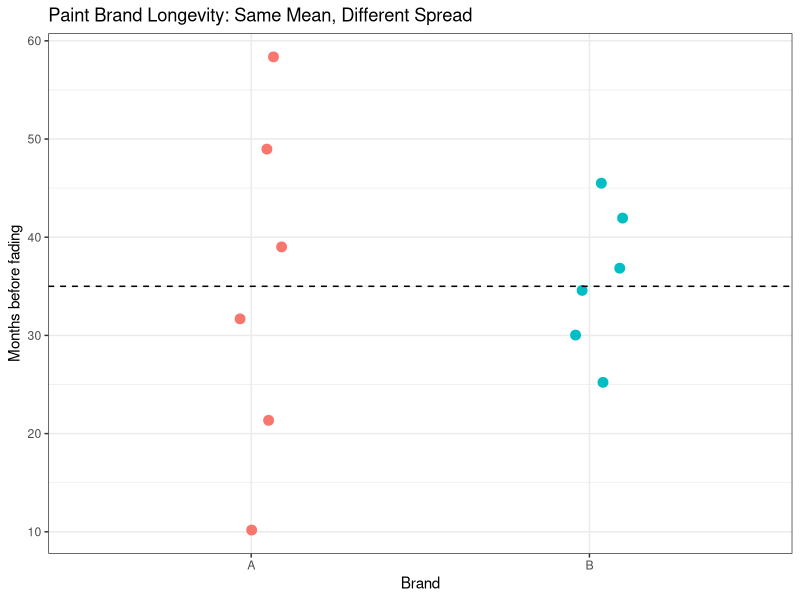
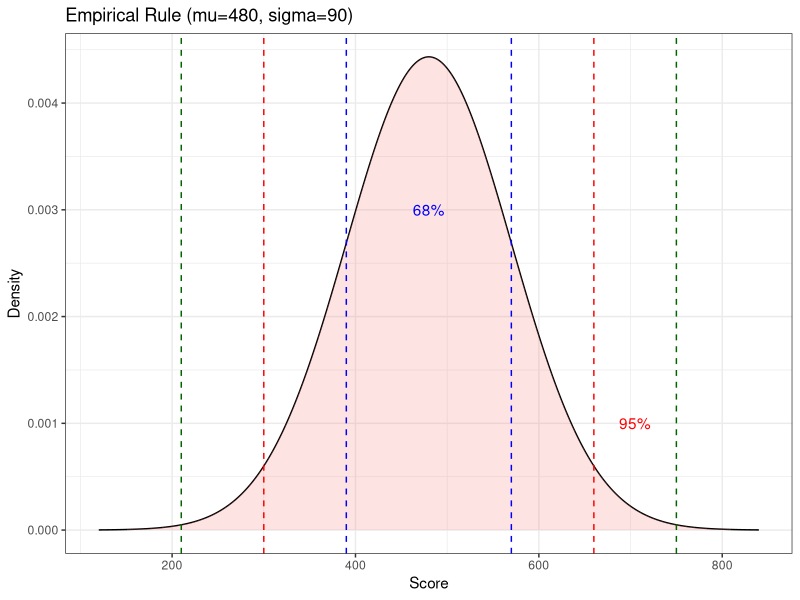
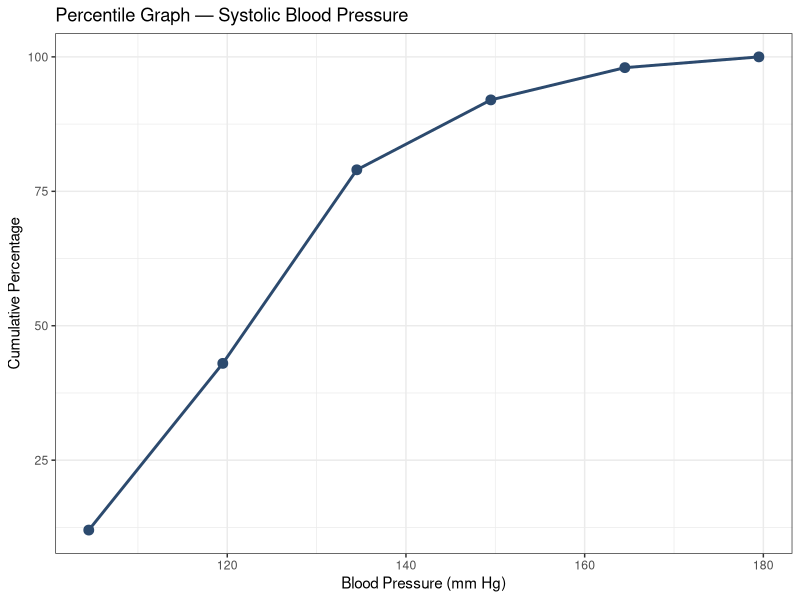
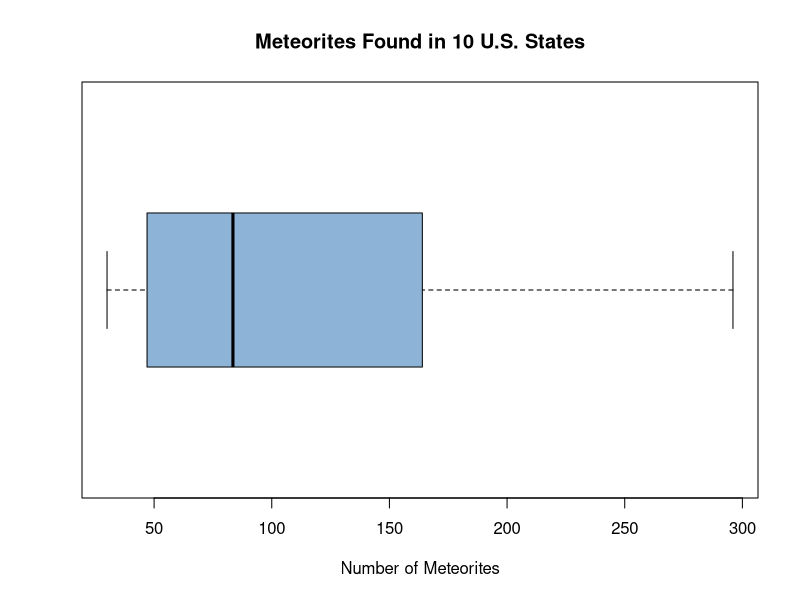
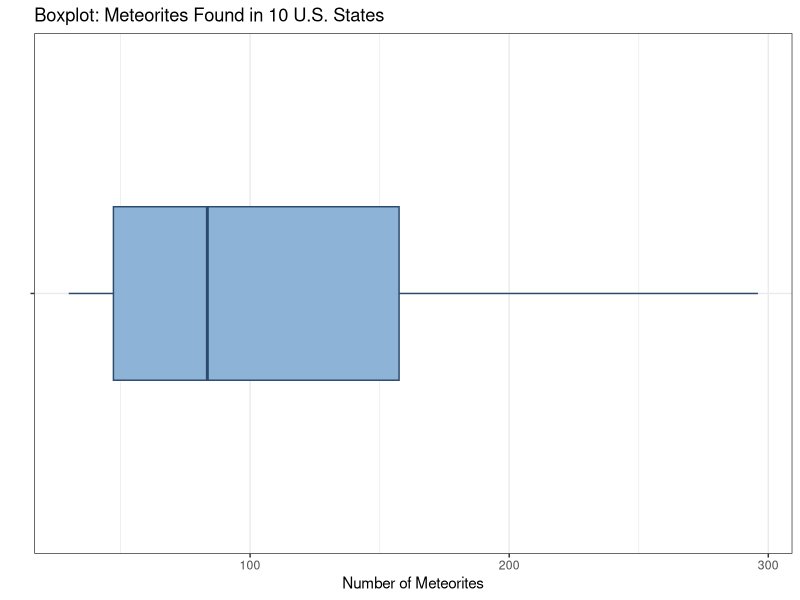
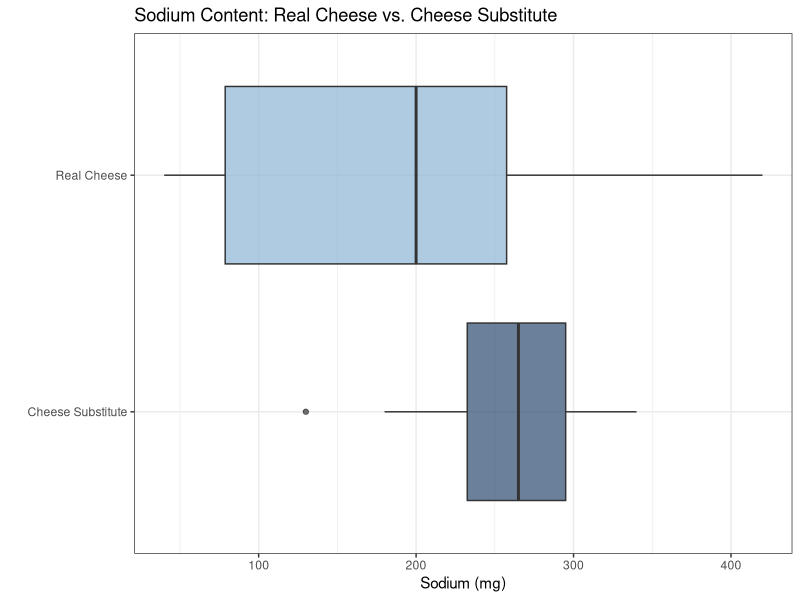

Source code (R) for these figures, in order:
## ---- chunk 1
library(tidyverse)
## ---- chunk 2
days_off <- c(13, 15, 26, 36, 37, 42)

mean_val <- mean(days_off)
cat("Sum of values:", sum(days_off), "\n")
cat("Number of values:", length(days_off), "\n")
cat("Mean:", mean_val, "\n")
## ---- chunk 3
infections <- c(62, 58, 71, 70, 69, 58, 51, 64, 66, 80)
cat("Mean number of infections:", mean(infections), "\n")
cat("Sum:", sum(infections), "  n:", length(infections), "\n")
## ---- chunk 4
midpoints <- c(8, 13, 18, 23, 28, 33, 38)
freq      <- c(1,  2,  3,  5,  4,  3,  2)

df_grouped <- data.frame(midpoint = midpoints, f = freq) |>
  mutate(fXm = f * midpoint)

knitr::kable(df_grouped, col.names = c("Midpoint (Xm)", "Frequency (f)", "f · Xm"),
             caption = "Grouped Mean Calculation")
## ---- chunk 5
n    <- sum(freq)
xbar <- sum(df_grouped$fXm) / n
cat("\nn =", n, "  Sum(f·Xm) =", sum(df_grouped$fXm),
    "  Mean =", round(xbar, 1), "miles\n")
## ---- chunk 6
rooms <- c(713, 300, 618, 595, 311, 401, 292)
sorted <- sort(rooms)
cat("Sorted:", sorted, "\n")
cat("Median position:", (length(rooms)+1)/2, "\n")
cat("Median:", median(rooms), "\n")
## ---- chunk 7
fees <- c(25, 10, 8, 15, 5, 12, 14, 3)
sorted_fees <- sort(fees)
cat("Sorted:", sorted_fees, "\n")
cat("n =", length(fees), "(even) → average of positions",
    length(fees)/2, "and", length(fees)/2 + 1, "\n")
cat("Median:", median(fees), "\n")
## ---- chunk 8
tornadoes <- c(188, 967, 990, 1133, 630, 604, 294, 584, 276, 250, 451, 810)
asthma    <- c(345, 243, 111, 144, 280, 300, 213, 201, 403, 201)

cat("Tornadoes — sorted:", paste(sort(tornadoes), collapse=", "), "\n")
cat("Tornadoes median:", median(tornadoes), "\n\n")
cat("Asthma — sorted:", paste(sort(asthma), collapse=", "), "\n")
cat("Asthma median:", median(asthma), "\n")
## ---- chunk 9
mags <- c(3, 7, 8, 3, 1, 3)
cat("Sorted:", sort(mags), "\n")
cat("Median:", median(mags), "\n")
## ---- chunk 10
bonuses <- c(18, 14, 10, 10, 10, 7, 7, 3, 2, 2, 2, 8)

mode_tbl <- sort(table(bonuses), decreasing = TRUE)
print(mode_tbl)
modes <- names(mode_tbl)[mode_tbl == max(mode_tbl)]
cat("Modes:", paste0("$", modes, " million", collapse = " and "), "\n")
## ---- chunk 11
reactors <- c(104,104,104,104,104,107,109,109,109,110,109,111,112,111,109)
mode_tbl <- sort(table(reactors), decreasing = TRUE)
print(mode_tbl)
## ---- chunk 12
classes <- c("5.5-10.5","10.5-15.5","15.5-20.5","20.5-25.5",
             "25.5-30.5","30.5-35.5","35.5-40.5")
freq <- c(1,2,3,5,4,3,2)
df_mode <- data.frame(Class=classes, Frequency=freq)
knitr::kable(df_mode, caption="Miles Run per Week")
cat("\nModal class:", classes[which.max(freq)], "(frequency =", max(freq), ")\n")
## ---- chunk 13
county <- c("Westmoreland","Butler","Allegheny","Beaver","Lawrence")
boats  <- c(11008, 9147, 5765, 3342, 1478)
df_boats <- data.frame(County=county, Registrations=boats)
knitr::kable(df_boats, caption="Boat Registrations")
cat("\nMode (highest registrations):", county[which.max(boats)],
    "with", max(boats), "registrations\n")
## ---- chunk 14
salaries <- c(5000, 6000, 9000, 12000, 15000, 45000)
cat("Mean:  $", mean(salaries), "\n")
cat("Median: $", median(salaries), "\n")
# Mode
mode_s <- as.numeric(names(sort(table(salaries), decreasing=TRUE))[1])
cat("Mode:  No mode (all values unique)\n")
## ---- chunk 15
water_breaks <- c(2, 3, 6, 8, 4, 1, 3, 5, 7)
nfl_bonuses  <- c(18, 14, 10, 10, 10, 7, 7, 3, 2, 2, 2, 8)

midrange <- function(x) (min(x) + max(x)) / 2

cat("Water-line breaks midrange:", midrange(water_breaks), "breaks\n")
cat("NFL bonuses midrange: $", midrange(nfl_bonuses), "million\n")
## ---- chunk 16
courses <- c("English", "Math", "History", "Art")
grades  <- c(4, 2, 3, 1)         # A=4, B=3, C=2, D=1
credits <- c(3, 4, 3, 2)

df_gpa <- data.frame(Course=courses, Grade=grades, Credits=credits) |>
  mutate(w_X = Grade * Credits)
knitr::kable(df_gpa, col.names=c("Course","Grade Points","Credits","w × X"),
             caption="GPA Calculation")

gpa <- sum(df_gpa$w_X) / sum(credits)
cat("\nWeighted Mean (GPA):", round(gpa, 2), "\n")
## ---- chunk 17
A <- c(10, 60, 50, 30, 40, 20)
B <- c(35, 45, 30, 35, 40, 25)
cat("Brand A mean:", mean(A), "| Brand B mean:", mean(B), "\n")
## ---- chunk 18
data.frame(Brand = rep(c("A","B"), each=6),
           Months = c(A, B)) |>
  ggplot(aes(x = Brand, y = Months, color = Brand)) +
  geom_jitter(size=3, width=0.1) +
  geom_hline(yintercept=35, linetype="dashed") +
  labs(title="Paint Brand Longevity: Same Mean, Different Spread",
       y="Months before fading") +
  theme_bw() + theme(legend.position="none")
## ---- chunk 19
A <- c(10, 60, 50, 30, 40, 20)
B <- c(35, 45, 30, 35, 40, 25)

cat("Brand A range:", max(A) - min(A), "months\n")
cat("Brand B range:", max(B) - min(B), "months\n")
cat("\nBrand B is more consistent: range is less than half of Brand A's range.\n")
## ---- chunk 20
salaries <- c(100000, 40000, 30000, 25000, 15000, 18000)
cat("Minimum salary: $", min(salaries), "\n")
cat("Maximum salary: $", max(salaries), "\n")
cat("Range: $", max(salaries) - min(salaries), "\n")
## ---- chunk 21
A <- c(10, 60, 50, 30, 40, 20)
mu <- mean(A)
df_A <- data.frame(X = A) |>
  mutate(`X - mu` = X - mu,
         `(X-mu)^2` = (X - mu)^2)
knitr::kable(df_A, caption=paste("Brand A: mu =", mu))
## ---- chunk 22
sigma2 <- sum(df_A$`(X-mu)^2`) / length(A)
sigma  <- sqrt(sigma2)
cat("\nVariance (sigma^2):", round(sigma2, 1),
    "\nStandard deviation (sigma):", round(sigma, 1), "months\n")
## ---- chunk 23
B <- c(35, 45, 30, 35, 40, 25)
mu_B <- mean(B)
df_B <- data.frame(X = B) |>
  mutate(`X - mu` = X - mu_B,
         `(X-mu)^2` = (X - mu_B)^2)
knitr::kable(df_B, caption=paste("Brand B: mu =", mu_B))
## ---- chunk 24
sigma2_B <- sum(df_B$`(X-mu)^2`) / length(B)
sigma_B  <- sqrt(sigma2_B)
cat("\nVariance (sigma^2):", round(sigma2_B, 1),
    "\nStandard deviation (sigma):", round(sigma_B, 1), "months\n")
cat("\nBrand A sigma:", round(sqrt(1750/6), 1),
    "vs Brand B sigma:", round(sigma_B, 1),
    "→ Brand B is more consistent.\n")
## ---- chunk 25
auto <- c(11.2, 11.9, 12.0, 12.8, 13.4, 14.3)
n    <- length(auto)

sum_X  <- sum(auto)
sum_X2 <- sum(auto^2)

s2 <- (n * sum_X2 - sum_X^2) / (n * (n - 1))
s  <- sqrt(s2)

cat("n =", n, "\n")
cat("Sum(X) =", sum_X, "  Sum(X^2) =", sum_X2, "\n")
cat("s^2 =", round(s2, 3), "\n")
cat("s =", round(s, 2), "billion dollars\n")

# Verify with built-in function
cat("Verified with var():", round(var(auto), 3), "\n")
## ---- chunk 26
Xm   <- c(8, 13, 18, 23, 28, 33, 38)
f    <- c(1,  2,  3,  5,  4,  3,  2)
n    <- sum(f)

df_g <- data.frame(Xm, f) |>
  mutate(fXm = f * Xm, fXm2 = f * Xm^2)
knitr::kable(df_g, col.names=c("Xm","f","f·Xm","f·Xm²"),
             caption="Grouped Variance Table")
## ---- chunk 27
s2 <- (n * sum(df_g$fXm2) - sum(df_g$fXm)^2) / (n * (n - 1))
s  <- sqrt(s2)
cat("\nn =", n, "  Sum(f·Xm) =", sum(df_g$fXm),
    "  Sum(f·Xm^2) =", sum(df_g$fXm2))
cat("\nVariance s^2 =", round(s2, 1), "  Std Dev s =", round(s, 1), "miles\n")
## ---- chunk 28
cvar_sales <- (5 / 87) * 100
cvar_comm  <- (773 / 5225) * 100

cat("CVar (sales):", round(cvar_sales, 1), "%\n")
cat("CVar (commissions):", round(cvar_comm, 1), "%\n")
cat("\nConclusion: Commissions are more variable (larger CVar).\n")
## ---- chunk 29
cvar_pages <- (sqrt(23) / 132) * 100
cvar_ads   <- (sqrt(62) / 182) * 100

cat("CVar (pages):", round(cvar_pages, 1), "%\n")
cat("CVar (ads):", round(cvar_ads, 1), "%\n")
cat("\nConclusion: Advertisements are more variable.\n")
## ---- chunk 30
mu  <- 50000
sd  <- 10000
k   <- 2   # gives at least 75%

lower <- mu - k * sd
upper <- mu + k * sd
pct   <- (1 - 1/k^2) * 100

cat("k =", k, "→ at least", pct, "% of values\n")
cat("Price range: $", lower, "to $", upper, "\n")
## ---- chunk 31
mu  <- 0.25
sd  <- 0.02

# Distance from mean to boundary
diff <- 0.30 - mu
k    <- diff / sd
pct  <- (1 - 1/k^2) * 100

cat("Distance from mean to boundary: $", diff, "\n")
cat("k = distance / SD =", k, "\n")
cat("Minimum percentage: 1 - 1/k^2 =", pct, "%\n")
## ---- chunk 32
mu <- 480; sigma <- 90
tibble(x = seq(mu - 4*sigma, mu + 4*sigma, length.out = 500),
       y = dnorm(x, mu, sigma)) |>
  ggplot(aes(x, y)) +
  geom_line() +
  geom_area(aes(fill = "99.7%"), alpha=0.2) +
  geom_vline(xintercept = c(mu-sigma, mu+sigma), color="blue", linetype=2) +
  geom_vline(xintercept = c(mu-2*sigma, mu+2*sigma), color="red", linetype=2) +
  geom_vline(xintercept = c(mu-3*sigma, mu+3*sigma), color="darkgreen", linetype=2) +
  annotate("text", x=mu, y=0.003, label="68%", color="blue") +
  annotate("text", x=mu+2.5*sigma, y=0.001, label="95%", color="red") +
  labs(title="Empirical Rule (mu=480, sigma=90)",
       x="Score", y="Density") +
  theme_bw() + theme(legend.position="none")
## ---- chunk 33
z_calc <- (65 - 50) / 10
z_hist <- (30 - 25) / 5

cat("Calculus z-score:", z_calc, "\n")
cat("History z-score:", z_hist, "\n")
cat("\nCalculus z-score (1.5) > History z-score (1.0)\n")
cat("→ she performed relatively better on the calculus test.\n")
## ---- chunk 34
z_A <- (38 - 40) / 5
z_B <- (94 - 100) / 10

cat("Test A z-score:", z_A, "\n")
cat("Test B z-score:", z_B, "\n")
cat("\nConclusion: Test A score is relatively higher (z = -0.4 > -0.6)\n")
## ---- chunk 35
upper <- c(104.5, 119.5, 134.5, 149.5, 164.5, 179.5)
freq  <- c(24, 62, 72, 26, 12, 4)
cum_f <- cumsum(freq)
cum_pct <- (cum_f / sum(freq)) * 100

df_bp <- data.frame(upper, cum_f, cum_pct)
knitr::kable(df_bp, col.names=c("Upper Boundary","Cumulative Freq","Cumulative %"),
             caption="Systolic Blood Pressure — Percentile Table")
## ---- chunk 36
ggplot(df_bp, aes(x=upper, y=cum_pct)) +
  geom_line(color="#2c4a6e", linewidth=1) +
  geom_point(size=3, color="#2c4a6e") +
  labs(title="Percentile Graph — Systolic Blood Pressure",
       x="Blood Pressure (mm Hg)", y="Cumulative Percentage") +
  theme_bw()
## ---- chunk 37
scores <- c(18, 15, 12, 6, 8, 2, 3, 5, 20, 10)
n <- length(scores)

prank <- function(x, data) {
  below <- sum(data < x)
  ((below + 0.5) / length(data)) * 100
}

cat("Sorted scores:", paste(sort(scores), collapse=", "), "\n\n")
cat("Percentile rank of 12:", prank(12, scores), "\n")
cat("Percentile rank of 6:", prank(6, scores), "\n")
## ---- chunk 38
scores_sorted <- sort(c(18, 15, 12, 6, 8, 2, 3, 5, 20, 10))
n <- length(scores_sorted)
cat("Sorted scores:", scores_sorted, "\n\n")

# 25th percentile
c25 <- n * 25 / 100
cat("c for 25th percentile:", c25, "(not whole → round up to 3)\n")
cat("Value at position 3:", scores_sorted[3], "\n\n")

# 60th percentile
c60 <- n * 60 / 100
cat("c for 60th percentile:", c60, "(whole number → average positions 6 and 7)\n")
cat("Average of positions 6 and 7:", (scores_sorted[6] + scores_sorted[7])/2, "\n")
## ---- chunk 39
x <- c(15, 13, 6, 5, 12, 50, 22, 18)
xs <- sort(x)
cat("Sorted data:", xs, "\n\n")
## ---- chunk 40
Q2 <- median(xs)
lower <- xs[xs < Q2]
upper <- xs[xs > Q2]

Q1 <- median(lower)
Q3 <- median(upper)
IQR_val <- Q3 - Q1

cat("Q2 (median):", Q2, "\n")
cat("Lower half:", lower, "→ Q1 =", Q1, "\n")
cat("Upper half:", upper, "→ Q3 =", Q3, "\n")
cat("IQR:", IQR_val, "\n")
## ---- chunk 41
x <- c(5, 6, 12, 13, 15, 18, 22, 50)

Q1 <- 9; Q3 <- 20  # from Example 3-36
IQR_val <- Q3 - Q1

lower_fence <- Q1 - 1.5 * IQR_val
upper_fence <- Q3 + 1.5 * IQR_val
## ---- chunk 42
cat("Q1:", Q1, "  Q3:", Q3, "  IQR:", IQR_val, "\n")
cat("1.5 × IQR:", 1.5 * IQR_val, "\n")
cat("Lower fence:", lower_fence, "\n")
cat("Upper fence:", upper_fence, "\n\n")

outliers <- x[x < lower_fence | x > upper_fence]
cat("Values outside fences:", outliers, "\n")
cat("Conclusion: 50 is an outlier.\n")
## ---- chunk 43
meteorites <- c(89, 47, 164, 296, 30, 215, 138, 78, 48, 39)
xs <- sort(meteorites)
cat("Sorted:", xs, "\n")

five_num <- fivenum(meteorites)
names(five_num) <- c("Min","Q1","Median","Q3","Max")
print(five_num)
## ---- chunk 44
boxplot(meteorites, horizontal=TRUE,
        main="Meteorites Found in 10 U.S. States",
        xlab="Number of Meteorites",
        col="#8db4d6")
## ---- chunk 45
meteorites <- c(89, 47, 164, 296, 30, 215, 138, 78, 48, 39)

ggplot(data.frame(x = meteorites), aes(x = "", y = x)) +
  geom_boxplot(fill="#8db4d6", color="#2c4a6e", width=0.4) +
  coord_flip() +
  labs(title="Boxplot: Meteorites Found in 10 U.S. States",
       y="Number of Meteorites", x="") +
  theme_bw()
## ---- chunk 46
real  <- c(310, 420, 45, 40, 220, 240, 180, 90)
sub   <- c(270, 180, 250, 290, 130, 260, 340, 310)

cat("Real cheese five-number summary:\n")
print(fivenum(real))
cat("\nCheese substitute five-number summary:\n")
print(fivenum(sub))

df_cheese <- data.frame(
  sodium = c(real, sub),
  type   = rep(c("Real Cheese","Cheese Substitute"), each=8)
)
## ---- chunk 47
ggplot(df_cheese, aes(x=type, y=sodium, fill=type)) +
  geom_boxplot(alpha=0.7) +
  coord_flip() +
  scale_fill_manual(values=c("#2c4a6e","#8db4d6")) +
  labs(title="Sodium Content: Real Cheese vs. Cheese Substitute",
       y="Sodium (mg)", x="") +
  theme_bw() + theme(legend.position="none")
## ---- chunk 48
real <- c(310, 420, 45, 40, 220, 240, 180, 90)
sub  <- c(270, 180, 250, 290, 130, 260, 340, 310)

summary_df <- data.frame(
  Measure = c("Minimum","Q1","Median","Q3","Maximum","IQR"),
  `Real Cheese`    = c(min(real), quantile(real,0.25), median(real),
                       quantile(real,0.75), max(real),
                       IQR(real)),
  `Cheese Sub`     = c(min(sub), quantile(sub,0.25), median(sub),
                       quantile(sub,0.75), max(sub),
                       IQR(sub))
)
## ---- chunk 49
knitr::kable(summary_df, caption="Five-Number Summary Comparison")
